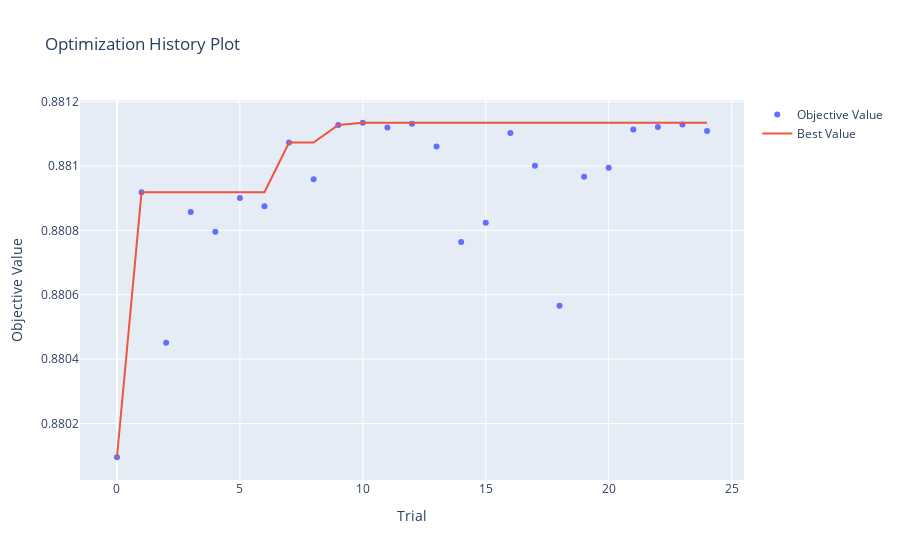

The cell this chart's notebook holds for it:
### Code cell
optuna.visualization.plot_optimization_history(study)

### Figure 1 — Plotly figure (JSON) as saved in the notebook; plotly's stock layout.template omitted (floating-point values rounded to 4 significant figures)
{"data": [{"mode": "markers", "name": "Objective Value", "type": "scatter", "x": [0, 1, 2, 3, 4, 5, 6, 7, 8, 9, 10, 11, 12, 13, 14, 15, 16, 17, 18, 19, 20, 21, 22, 23, 24], "y": [0.8801, 0.8809, 0.8805, 0.8809, 0.8808, 0.8809, 0.8809, 0.8811, 0.881, 0.8811, 0.8811, 0.8811, 0.8811, 0.8811, 0.8808, 0.8808, 0.8811, 0.881, 0.8806, 0.881, 0.881, 0.8811, 0.8811, 0.8811, 0.8811]}, {"mode": "lines", "name": "Best Value", "type": "scatter", "x": [0, 1, 2, 3, 4, 5, 6, 7, 8, 9, 10, 11, 12, 13, 14, 15, 16, 17, 18, 19, 20, 21, 22, 23, 24], "y": [0.8801, 0.8809, 0.8809, 0.8809, 0.8809, 0.8809, 0.8809, 0.8811, 0.8811, 0.8811, 0.8811, 0.8811, 0.8811, 0.8811, 0.8811, 0.8811, 0.8811, 0.8811, 0.8811, 0.8811, 0.8811, 0.8811, 0.8811, 0.8811, 0.8811]}, {"marker": {"color": "#cccccc"}, "mode": "markers", "name": "Infeasible Trial", "showlegend": false, "type": "scatter", "x": [], "y": []}], "layout": {"title": {"text": "Optimization History Plot"}, "xaxis": {"title": {"text": "Trial"}}, "yaxis": {"title": {"text": "Objective Value"}}}}
